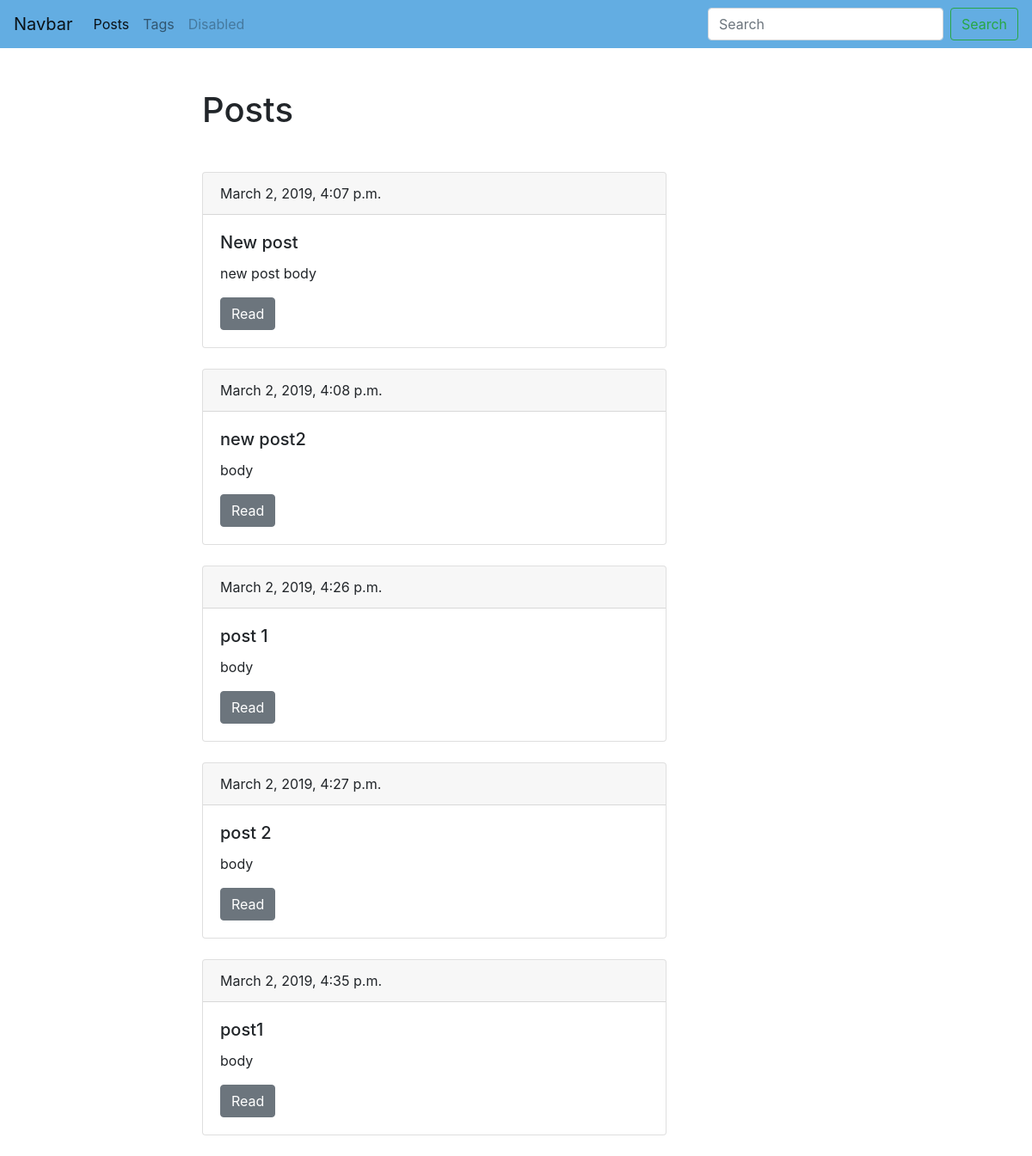
The page /blog/ on the database as committed earlier.
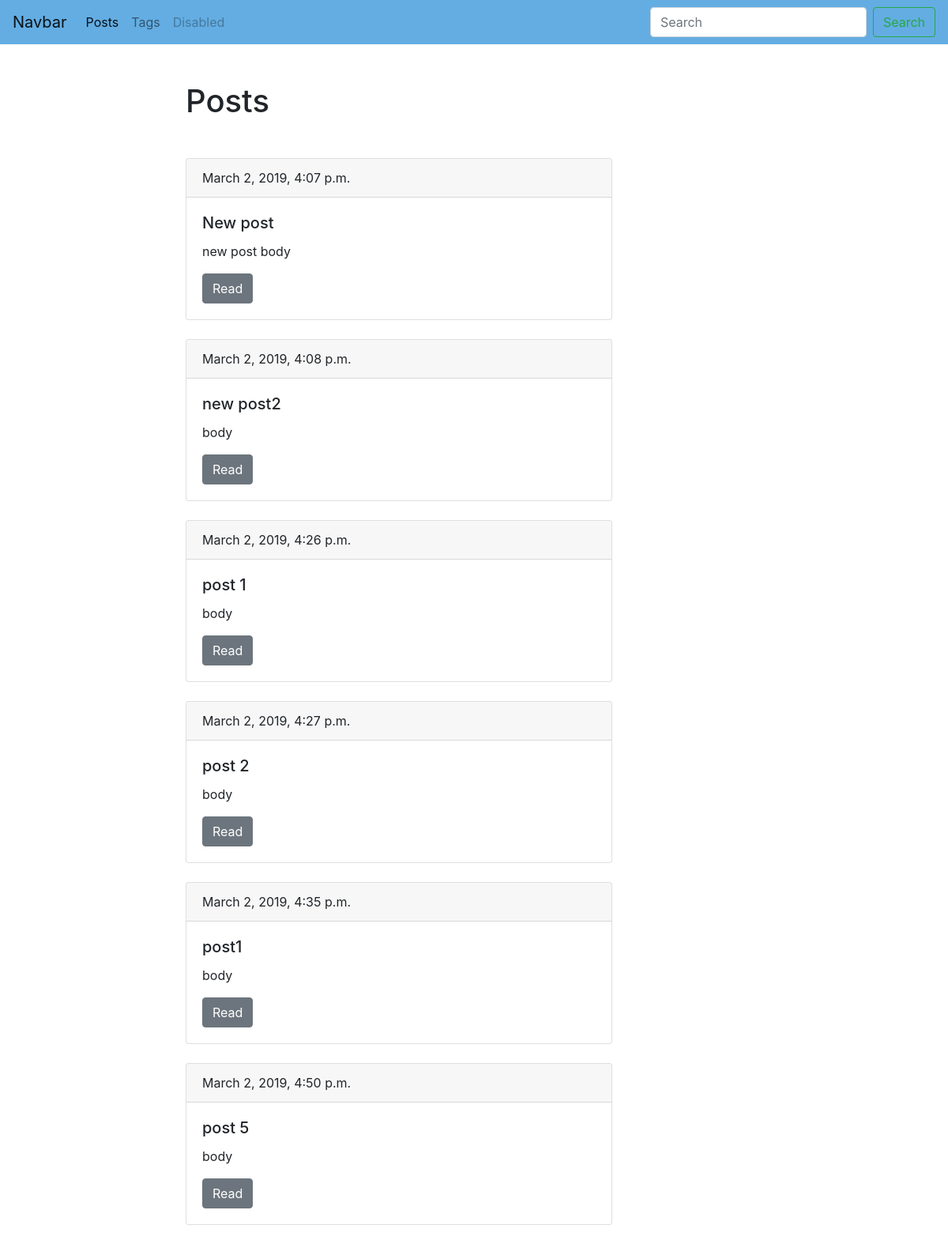
The same page on the database as committed later.
### blog/models.py (models this page shows, shortened)
class Post(models.Model):
    title = models.CharField(max_length=150, db_index=True)
    slug = models.SlugField(max_length=150, unique=True)
    body = models.TextField(blank=True, db_index=True)
    date_pub = models.DateTimeField(auto_now_add=True)
    tags = models.ManyToManyField('Tag', blank=True, related_name='posts')
    def get_absolute_url(self):
        return reverse('post_detail_url', kwargs={'slug': self.slug})

### blog/views.py (the view)
# urls.py: path('', posts_list, name='post_list_url'),
def posts_list(request):
    posts = Post.objects.all()
    return(render(request, 'blog/index.html', context={'posts': posts}))

### blog/templates/blog/index.html (shortened to what this page needs)
{% extends 'blog/base_blog.html'%}
{% block content %}
  <h1 class="mb-5">Posts</h1>
    {% for post in posts %}
    <div class="card mb-4">
      <div class="card-header">
        {{post.date_pub}}
      </div>
      <div class="card-body">
        <h5 class="card-title">{{post.title}}</h5>
        <p class="card-text">{{post.body | truncatewords:15}}</p>
        <a href="{{ post.get_absolute_url }}" class="btn btn-secondary">Read</a>
      </div>
    </div>
    {% endfor %}
{% endblock %}

Rows that differ between the two databases and show on the page:
added Post: date_pub "March 2, 2019, 4:50 p.m.", title "post 5", body "body"
